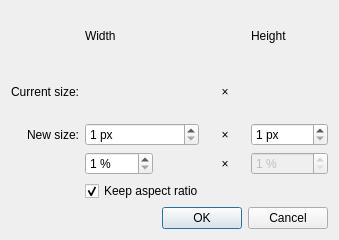
<?xml version="1.0" encoding="UTF-8"?>
<ui version="4.0">
 <class>ResizeImageDialog</class>
 <widget class="QDialog" name="ResizeImageDialog">
  <property name="geometry">
   <rect>
    <x>0</x>
    <y>0</y>
    <width>339</width>
    <height>240</height>
   </rect>
  </property>
  <property name="windowTitle">
   <string>Resize Image</string>
  </property>
  <layout class="QGridLayout" name="gridLayout">
   <item row="0" column="1" colspan="2">
    <widget class="QLabel" name="label_3">
     <property name="text">
      <string>Width</string>
     </property>
    </widget>
   </item>
   <item row="0" column="4">
    <widget class="QLabel" name="label_5">
     <property name="text">
      <string>Height</string>
     </property>
    </widget>
   </item>
   <item row="1" column="0">
    <widget class="QLabel" name="label">
     <property name="text">
      <string>Current size:</string>
     </property>
     <property name="alignment">
      <set>Qt::AlignRight|Qt::AlignTrailing|Qt::AlignVCenter</set>
     </property>
    </widget>
   </item>
   <item row="1" column="2">
    <widget class="QLabel" name="originalWidthLabel">
     <property name="text">
      <string/>
     </property>
     <property name="textInteractionFlags">
      <set>Qt::LinksAccessibleByMouse|Qt::TextSelectableByMouse</set>
     </property>
    </widget>
   </item>
   <item row="1" column="3">
    <widget class="QLabel" name="label_6">
     <property name="text">
      <string notr="true">×</string>
     </property>
     <property name="alignment">
      <set>Qt::AlignCenter</set>
     </property>
    </widget>
   </item>
   <item row="1" column="4">
    <widget class="QLabel" name="originalHeightLabel">
     <property name="text">
      <string/>
     </property>
     <property name="textInteractionFlags">
      <set>Qt::LinksAccessibleByMouse|Qt::TextSelectableByMouse</set>
     </property>
    </widget>
   </item>
   <item row="2" column="0">
    <widget class="QLabel" name="label_2">
     <property name="text">
      <string>New size:</string>
     </property>
     <property name="alignment">
      <set>Qt::AlignRight|Qt::AlignTrailing|Qt::AlignVCenter</set>
     </property>
     <property name="buddy">
      <cstring>widthSpinBox</cstring>
     </property>
    </widget>
   </item>
   <item row="2" column="1" colspan="2">
    <widget class="QSpinBox" name="widthSpinBox">
     <property name="suffix">
      <string> px</string>
     </property>
     <property name="minimum">
      <number>1</number>
     </property>
     <property name="maximum">
      <number>99999</number>
     </property>
    </widget>
   </item>
   <item row="2" column="3">
    <widget class="QLabel" name="label_4">
     <property name="text">
      <string notr="true">×</string>
     </property>
     <property name="alignment">
      <set>Qt::AlignCenter</set>
     </property>
    </widget>
   </item>
   <item row="2" column="4">
    <widget class="QSpinBox" name="heightSpinBox">
     <property name="suffix">
      <string> px</string>
     </property>
     <property name="minimum">
      <number>1</number>
     </property>
     <property name="maximum">
      <number>99999</number>
     </property>
    </widget>
   </item>
   <item row="3" column="1">
    <widget class="QDoubleSpinBox" name="widthPercentSpinBox">
     <property name="suffix">
      <string> %</string>
     </property>
     <property name="decimals">
      <number>0</number>
     </property>
     <property name="minimum">
      <double>1.000000000000000</double>
     </property>
     <property name="maximum">
      <double>1000.000000000000000</double>
     </property>
    </widget>
   </item>
   <item row="3" column="3">
    <widget class="QLabel" name="label_7">
     <property name="text">
      <string notr="true">×</string>
     </property>
     <property name="alignment">
      <set>Qt::AlignCenter</set>
     </property>
    </widget>
   </item>
   <item row="3" column="4">
    <widget class="QDoubleSpinBox" name="heightPercentSpinBox">
     <property name="enabled">
      <bool>false</bool>
     </property>
     <property name="suffix">
      <string> %</string>
     </property>
     <property name="decimals">
      <number>0</number>
     </property>
     <property name="minimum">
      <double>1.000000000000000</double>
     </property>
     <property name="maximum">
      <double>1000.000000000000000</double>
     </property>
    </widget>
   </item>
   <item row="4" column="1" colspan="4">
    <widget class="QCheckBox" name="keepAspectCheckBox">
     <property name="text">
      <string>Keep aspect ratio</string>
     </property>
     <property name="checked">
      <bool>true</bool>
     </property>
    </widget>
   </item>
   <item row="5" column="1" colspan="4">
    <layout class="QHBoxLayout" name="horizontalLayout">
     <item>
      <spacer name="horizontalSpacer">
       <property name="orientation">
        <enum>Qt::Horizontal</enum>
       </property>
       <property name="sizeHint" stdset="0">
        <size>
         <width>40</width>
         <height>20</height>
        </size>
       </property>
      </spacer>
     </item>
     <item>
      <widget class="QDialogButtonBox" name="buttonBox_1">
       <property name="standardButtons">
        <set>QDialogButtonBox::Ok</set>
       </property>
      </widget>
     </item>
     <item>
      <widget class="QDialogButtonBox" name="buttonBox_2">
       <property name="standardButtons">
        <set>QDialogButtonBox::Cancel</set>
       </property>
      </widget>
     </item>
    </layout>
   </item>
  </layout>
 </widget>
 <tabstops>
  <tabstop>widthSpinBox</tabstop>
  <tabstop>heightSpinBox</tabstop>
  <tabstop>widthPercentSpinBox</tabstop>
  <tabstop>heightPercentSpinBox</tabstop>
  <tabstop>keepAspectCheckBox</tabstop>
 </tabstops>
 <resources/>
 <connections>
  <connection>
   <sender>keepAspectCheckBox</sender>
   <signal>toggled(bool)</signal>
   <receiver>heightPercentSpinBox</receiver>
   <slot>setDisabled(bool)</slot>
   <hints>
    <hint type="sourcelabel">
     <x>177</x>
     <y>139</y>
    </hint>
    <hint type="destinationlabel">
     <x>264</x>
     <y>119</y>
    </hint>
   </hints>
  </connection>
  <connection>
   <sender>buttonBox_1</sender>
   <signal>accepted()</signal>
   <receiver>ResizeImageDialog</receiver>
   <slot>accept()</slot>
   <hints>
    <hint type="sourcelabel">
     <x>154</x>
     <y>140</y>
    </hint>
    <hint type="destinationlabel">
     <x>154</x>
     <y>78</y>
    </hint>
   </hints>
  </connection>
  <connection>
   <sender>buttonBox_1</sender>
   <signal>rejected()</signal>
   <receiver>ResizeImageDialog</receiver>
   <slot>reject()</slot>
   <hints>
    <hint type="sourcelabel">
     <x>154</x>
     <y>140</y>
    </hint>
    <hint type="destinationlabel">
     <x>154</x>
     <y>78</y>
    </hint>
   </hints>
  </connection>
 </connections>
</ui>
